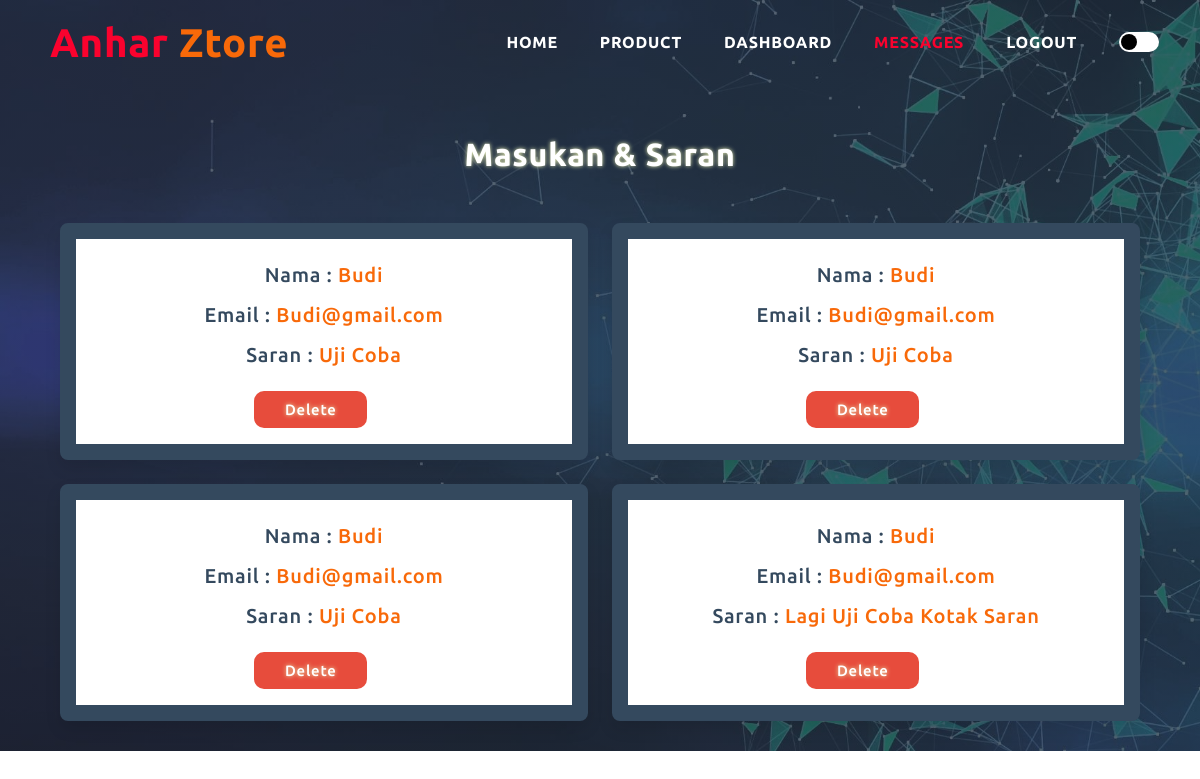
Screenshot of /pengguna/admin/messages.php (signed in) with the database file from the repository.
### tables this page shows
CREATE TABLE `saran` (
  `id` int(10) NOT NULL,
  `id_user` int(10) NOT NULL,
  `nama` varchar(100) NOT NULL,
  `email` varchar(100) NOT NULL,
  `saran` text NOT NULL
);

### pengguna/admin/messages.php (the view, shortened to what this page needs)
<?php
require "../../koneksi.php";
?>
<!DOCTYPE html>
<html lang="en">
<head>
  <link rel="stylesheet" href="../../style.css">
  <link rel="stylesheet" href="https://stackpath.bootstrapcdn.com/font-awesome/4.7.0/css/font-awesome.min.css">
</head>
<body>
  <div class="atas">
    <nav>
      <a href="index.html" id="logo"> Anhar <font color="#f86909"> Ztore </font> </a>
      <div class="navbar">
        <ul>
          <li> <a href="admin.php"> HOME </a></li>
          <li> <a href="../../produk/admin_list_barang.php"> PRODUCT </a></li>
          <li> <a href="kelola.php" > DASHBOARD </a></li>
          <li> <a href="" style="color: #fa022e;"> MESSAGES </a></li>
          <li> <a href="../../logout.php"> LOGOUT </a></li>
          <li>
            <label>
              <span class="check"></span>
            </label>
          </li>
        </ul>
      </div>
    </nav>
    <div class="messages">
      <h1 class="heading">Masukan & Saran</h1>
      <div class="box-container">
        <?php
        $result = mysqli_query($conn, "SELECT * from `saran`");
        if (mysqli_num_rows($result) > 0) {
          $data = [];
          while ($row = mysqli_fetch_assoc($result)) {
            $data[] = $row;
          }
          foreach ($data as $saran):
        ?>
        <div class="box">
          <p> Nama : <span>
              <?php echo $saran['nama']; ?>
            </span> </p>
          <p> Email : <span>
              <?php echo $saran['email']; ?>
            </span> </p>
          <p> Saran : <span>
              <?php echo $saran['saran']; ?>
            </span> </p>
          <a href="messages.php?delete=<?= $saran['id']; ?>" class="delete-btn"
            onclick="return confirm('delete this message?');">delete</a>
        </div>
        <?php
          endforeach;
        } else {
          echo '<p class="empty">you have no messages</p>';
        }
        ?>
      </div>
    </div>
</body>
</html>

### style.css (style rules this page uses)
* { margin: 0; padding: 0; scroll-behavior: smooth; }
:root { --Atas-color: linear-gradient(rgba(30, 34, 51, 0.7),rgba(30, 34, 51, 0.7)), url(assets/bg.jpg); --Bawah-color: url(assets/bg2.jpg); --h1produk-color: rgb(8, 8, 53); --h1produk-shadow: 1px 1px 3px red; --pproduk-color: rgb(85, 81, 81); --kolom-color: #dafaf8; --kolom-shadow: rgb(108, 108, 108); --kolom-hover: rgb(55, 82, 255); --h1review-color: rgb(8, 8, 53); --kolomreview-color: #e9f9f7; --preview-color: black; --fareview-color: rgb(6, 15, 114); --form-color: rgba(255, 255, 255, 0.3); --tampil-color: linear-gradient(rgba(17,100,98,1) 0%, rgba(15,13,106,1) 100%); --form-shadow: 0px 0px 5px white; }
body { letter-spacing: 0.75px; font-size: 16px; font-weight: 500; }
.check:before, .check:after { border-radius: 50%; content: ''; position: absolute; top: 2px; transition: transform 0.5s ease; height: 16px; width: 16px; }
.check:before { background-color: #000; left: 2px; }
.check { background-color: #fff; border-radius: 20px; cursor: pointer; display: block; height: 20px; overflow: hidden; position: relative; transition: background-color 0.5s ease-in; box-shadow: 0.5s ease-in; width: 40px; }
.atas { min-height: 650px; height: auto; width: 100%; background-image: var(--Atas-color); background-position: center; background-size: cover; position: static; font-family: 'Ubuntu', sans-serif; text-align: center; margin: auto; z-index: 1; padding-bottom: 30px; }
nav { padding-top: 20px; padding-bottom: 20px; display: flex; padding-left: 50px; justify-content: space-between; align-items: center; }
#logo { color: rgb(248, 240, 227); font-size: 40px; text-decoration: none; font-weight: 700; }
.navbar { float: right; }
.navbar ul { display: flex; flex-direction: row; align-items: center; }
.navbar ul li { list-style: none; display: flex; flex-direction: column; padding-right: 40px; position: static; border:1px solid transparent; }
.navbar ul li a { font-weight: 600; color: white; text-decoration: none; font-family: 'Ubuntu', sans-serif; font-size: 16px; }
.navbar ul li::after { content: ''; width: 0%; height: 2px; display: flex; margin: auto; transition: 0.5s; }

### pengguna/admin/messages.php (style rules this page uses)
.messages .box-container { display: grid; grid-template-columns: repeat(auto-fit, 33rem); gap: 1.5rem; justify-content: center; align-items: center; }
.messages .box-container .box { background-color: #fff; border-radius: .5rem; box-shadow: 0 .5rem 1rem rgba(0, 0, 0, .1); border: 1rem solid #34495e; padding: 1rem; }
.messages .box-container .box p { padding: .5rem 0; font-size: 20px; color: #34495e; }
.messages .box-container .box p span { color: #f86909; }
.messages h1 { margin-top: 50px; margin-bottom: 50px; color: white; text-shadow: 0 0 4px #e5ebb2; }
.delete-btn { display: block; margin-top: 1rem; margin-left: 35%; background-color: #e74c3c; border-radius: 10px; cursor: pointer; width: 20%; font-size: 15px; color: white; padding: 10px; text-transform: capitalize; text-align:center; text-shadow: 0 0 4px #e5ebb2; text-decoration: none; }

### rows the page displays
saran: nama "Budi", email "Budi@gmail.com", saran "Uji Coba"
saran: nama "Budi", email "Budi@gmail.com", saran "Uji Coba"
saran: nama "Budi", email "Budi@gmail.com", saran "Uji Coba"
saran: nama "Budi", email "Budi@gmail.com", saran "Lagi Uji Coba Kotak Saran"
